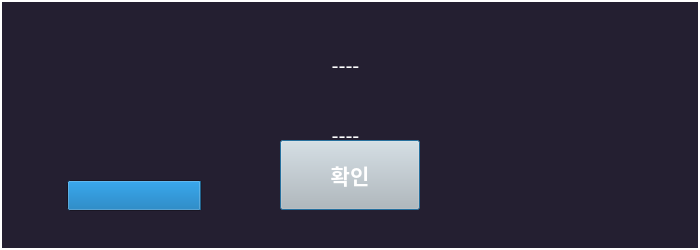
<?xml version="1.0" encoding="UTF-8"?>
<ui version="4.0">
 <class>DialogMsg</class>
 <widget class="QDialog" name="DialogMsg">
  <property name="geometry">
   <rect>
    <x>0</x>
    <y>0</y>
    <width>700</width>
    <height>250</height>
   </rect>
  </property>
  <property name="windowTitle">
   <string>Dialog</string>
  </property>
  <property name="styleSheet">
   <string notr="true">background-color: rgb(36, 31, 49);
border-color: rgb(255, 255, 255);</string>
  </property>
  <widget class="QLabel" name="Label_Msg">
   <property name="geometry">
    <rect>
     <x>20</x>
     <y>40</y>
     <width>651</width>
     <height>50</height>
    </rect>
   </property>
   <property name="font">
    <font>
     <pointsize>16</pointsize>
    </font>
   </property>
   <property name="styleSheet">
    <string notr="true">color: rgb(255, 255, 255);</string>
   </property>
   <property name="text">
    <string>----</string>
   </property>
   <property name="alignment">
    <set>Qt::AlignCenter</set>
   </property>
  </widget>
  <widget class="QLabel" name="label">
   <property name="geometry">
    <rect>
     <x>0</x>
     <y>0</y>
     <width>700</width>
     <height>250</height>
    </rect>
   </property>
   <property name="styleSheet">
    <string notr="true">border: 2px solid white;
color: rgb(255, 255, 255);</string>
   </property>
   <property name="text">
    <string/>
   </property>
  </widget>
  <widget class="ImageButton" name="Button_OK">
   <property name="geometry">
    <rect>
     <x>280</x>
     <y>140</y>
     <width>140</width>
     <height>70</height>
    </rect>
   </property>
   <property name="font">
    <font>
     <pointsize>16</pointsize>
     <weight>75</weight>
     <bold>true</bold>
    </font>
   </property>
   <property name="styleSheet">
    <string notr="true">color: rgb(255, 255, 255);
background-color: rgb(192, 191, 188);</string>
   </property>
   <property name="text">
    <string>확인</string>
   </property>
  </widget>
  <widget class="QLabel" name="Label_Msg_2">
   <property name="geometry">
    <rect>
     <x>20</x>
     <y>110</y>
     <width>651</width>
     <height>50</height>
    </rect>
   </property>
   <property name="font">
    <font>
     <pointsize>16</pointsize>
    </font>
   </property>
   <property name="styleSheet">
    <string notr="true">color: rgb(255, 255, 255);</string>
   </property>
   <property name="text">
    <string>----</string>
   </property>
   <property name="alignment">
    <set>Qt::AlignCenter</set>
   </property>
  </widget>
  <widget class="QProgressBar" name="progressBar">
   <property name="geometry">
    <rect>
     <x>67</x>
     <y>180</y>
     <width>561</width>
     <height>31</height>
    </rect>
   </property>
   <property name="value">
    <number>24</number>
   </property>
   <property name="alignment">
    <set>Qt::AlignCenter</set>
   </property>
   <property name="textDirection">
    <enum>QProgressBar::TopToBottom</enum>
   </property>
  </widget>
  <zorder>label</zorder>
  <zorder>Label_Msg</zorder>
  <zorder>Label_Msg_2</zorder>
  <zorder>progressBar</zorder>
  <zorder>Button_OK</zorder>
 </widget>
 <customwidgets>
  <customwidget>
   <class>ImageButton</class>
   <extends>QPushButton</extends>
   <header>imagebutton.h</header>
  </customwidget>
 </customwidgets>
 <resources/>
 <connections/>
</ui>
